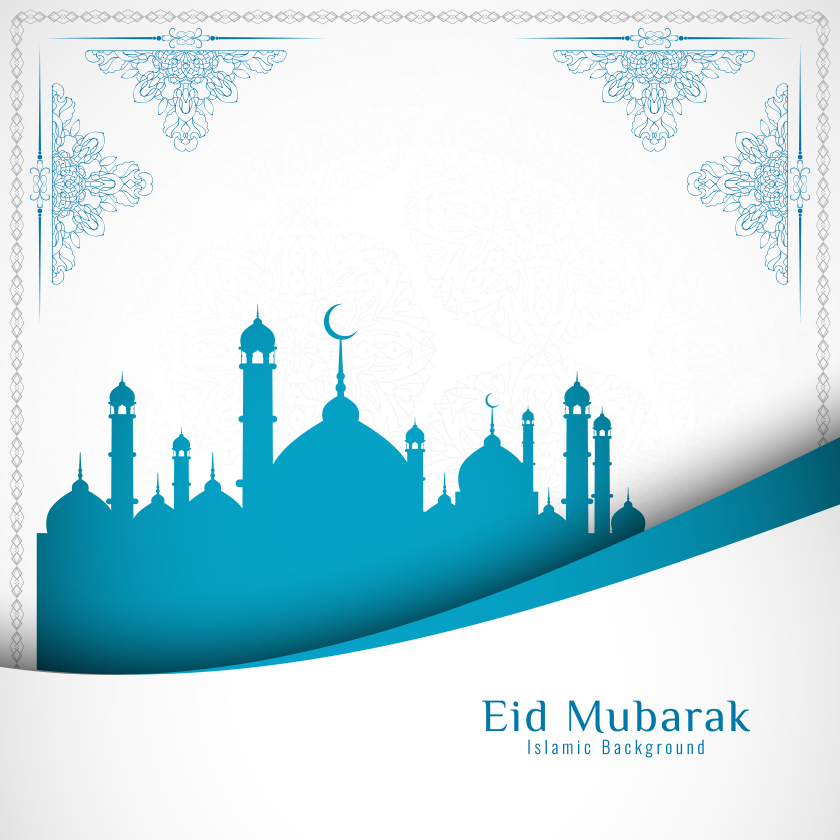
#> input picture test images/2641.jpg, 4200 x 4200 px (shown at 1/5 size)
$ jupyter execute Thresholding.ipynb
#> lines starting #> are read from the running program, lines starting #| are printed output that depends on the picture; after the words box and inside, x2 and y2 are one past the last pixel; in counts of white or black regions, pixels touching at a corner belong together
[cell 1]
def global_threshold(image, thres_value, val_high, val_low):
    img = image.copy()
    for i in range(image.shape[0]):
        for j in range(image.shape[1]):
            if image[i,j] > thres_value:
                img[i,j] = val_high
            else:
                img[i,j] = val_low
    return img

[cell 2]
def calculate_mean(rowStartIndex,rowEndIndex,colStartIndex,colEndIndex, image):
    sum = 0
    for i in range(rowStartIndex,rowEndIndex):
        for j in range(colStartIndex,colEndIndex):
            sum += image[i,j]
    return sum/((rowEndIndex-rowStartIndex)*(colEndIndex-colStartIndex))

[cell 3]
def local_threshold(image, val_high, val_low,block_size):
    img = image.copy()
    i=0
    j=0
    lastMean = 127
    while i+block_size-1 < image.shape[0]:
        j=0
        while j+block_size-1 < image.shape[1]:
            mean=calculate_mean(i,i+block_size,j,j+block_size,image)
            lastMean = mean
            for k in range(i,i+block_size):
                for l in range(j,j+block_size):
                    if image[k,l] > mean:
                        img[k,l] = val_high
                    else:
                        img[k,l] = val_low
            j+=block_size
        i+=block_size

    for i in range(i,image.shape[0]):
        for j in range(j,image.shape[1]):
            if image[i,j] > lastMean:
                img[i,j] = val_high
            else:
                img[i,j] = val_low
    return img

[cell 4]
import cv2
# Load an image in the greyscale
img = cv2.imread('./test images/2641.jpg',cv2.IMREAD_GRAYSCALE)
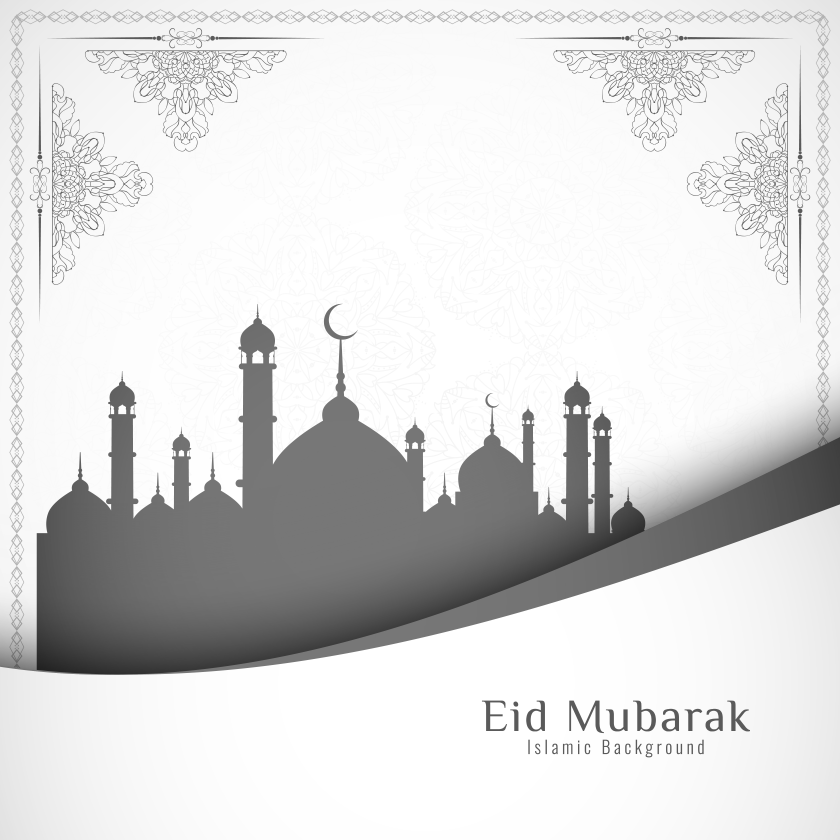
#> img: shape (4200, 4200) (shown at 1/5 size); min 31, max 255, mean 219
img=cv2.resize(img,(500,500),fx=0.25,fy=0.25)
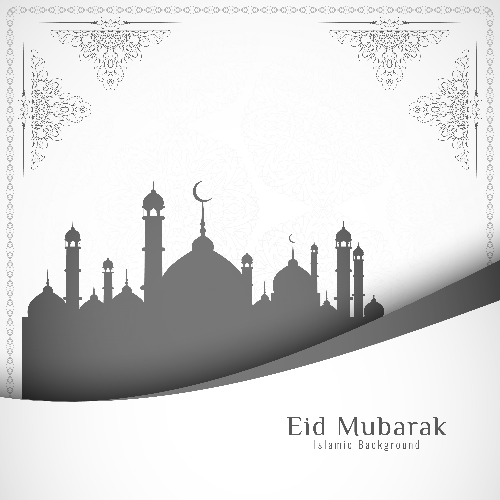
#> img: shape (500, 500); min 33, max 255, mean 219.1
# threshold the image
#thresh = global_threshold(img, 127, 255, 0)
# localthresholding=cv2.adaptiveThreshold(img,255,cv2.ADAPTIVE_THRESH_MEAN_C,cv2.THRESH_BINARY,499,2)
local_threshold_result=local_threshold(img,255,0,13)
#> after the loop in local_threshold, `while i+block_size-1 < image.shape[0]:`:
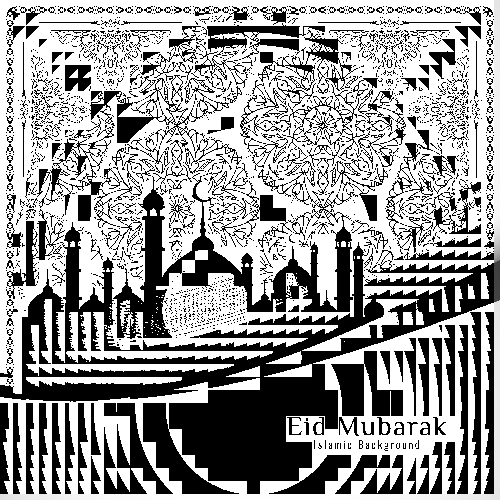
#> img: shape (500, 500); min 0, max 255, mean 155.1
#> after the loop in local_threshold, `for i in range(i,image.shape[0]):`: img: shape (500, 500); under 0.01% of pixels changed, all inside (x1, y1, x2, y2) = (494, 494, 500, 500)
global_threshold_result=global_threshold(img,127,255,0)
#> after the loop in global_threshold, `for i in range(image.shape[0]):`:
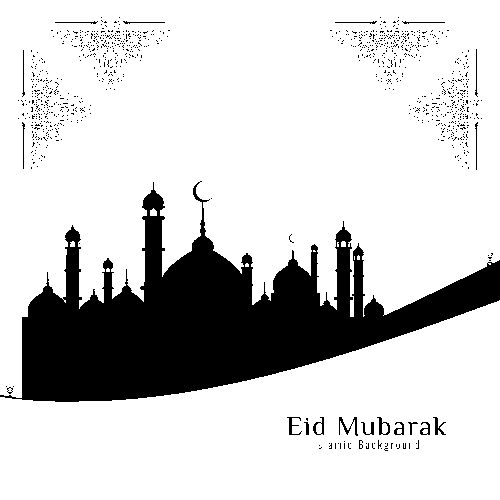
#> img: shape (500, 500); 81.1% white; 979 black regions (959 under 20 px), largest, box (x1, y1, x2, y2) and area: (0, 181, 500, 402) 44374, (339, 417, 358, 436) 120, (377, 417, 390, 435) 91
cv2.imshow('image',local_threshold_result)
cv2.imshow('image2',global_threshold_result)
cv2.waitKey(50000)
cv2.destroyAllWindows()

$ run again, with test images/carnival stuff.jpg copied over test images/2641.jpg
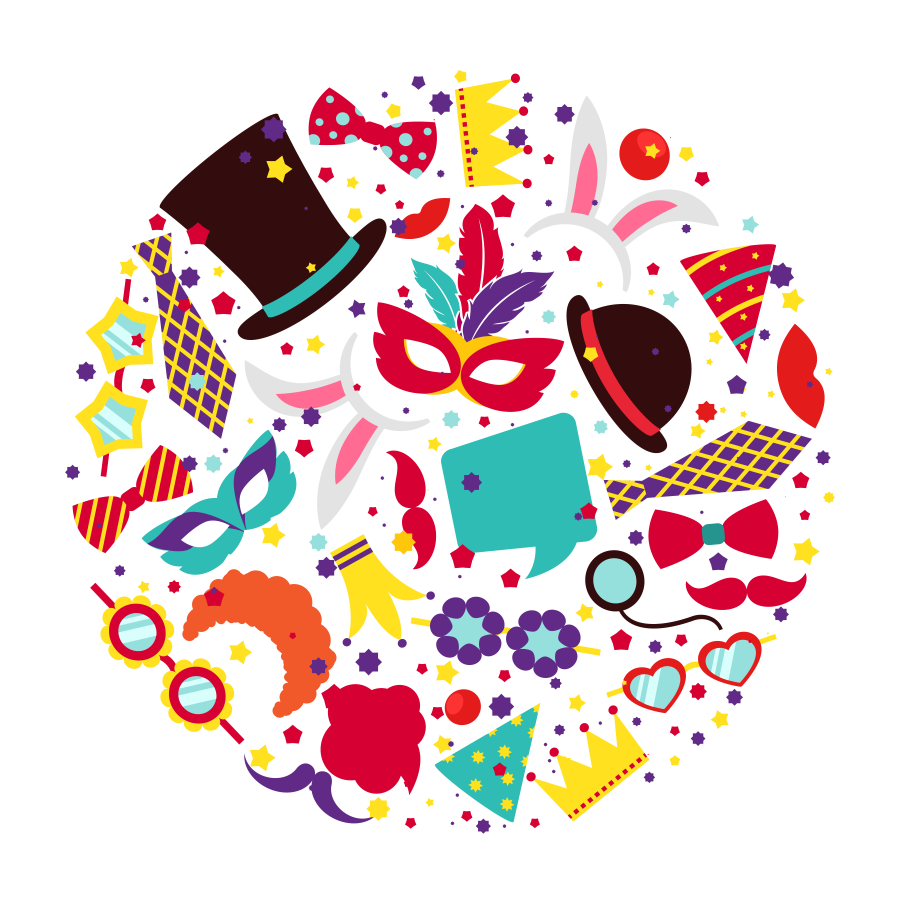
#> input picture test images/carnival stuff.jpg, 4500 x 4500 px (shown at 1/5 size)
#> after the loop in local_threshold, `while i+block_size-1 < image.shape[0]:`:
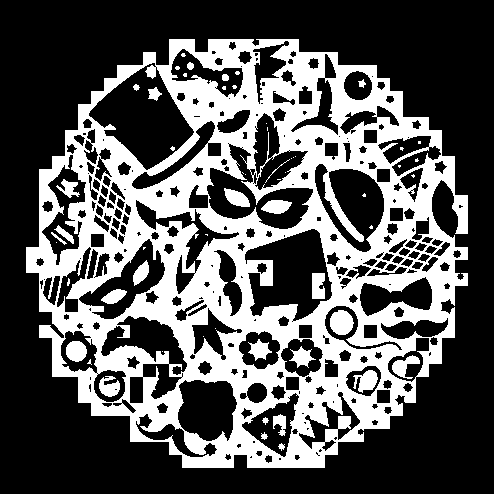
#> img: shape (500, 500); 36.1% white; 58 white regions (31 under 20 px), largest, box (x1, y1, x2, y2) and area: (26, 39, 468, 468) 79327, (0, 0, 500, 500) 5964, (330, 310, 354, 335) 465
#> after the loop in global_threshold, `for i in range(image.shape[0]):`:
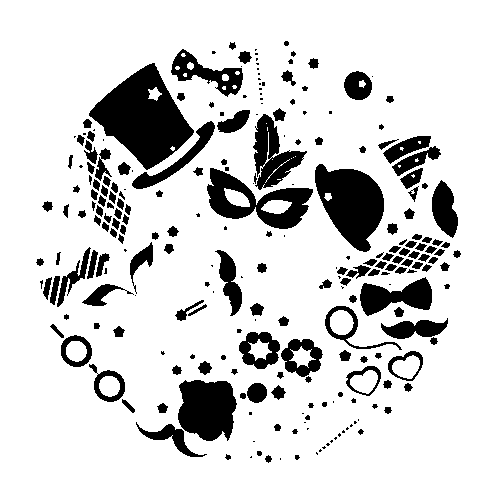
#> img: shape (500, 500); 83.8% white; 246 black regions (77 under 20 px), largest, box (x1, y1, x2, y2) and area: (89, 63, 194, 170) 5860, (315, 164, 384, 252) 3850, (178, 380, 237, 441) 2880
